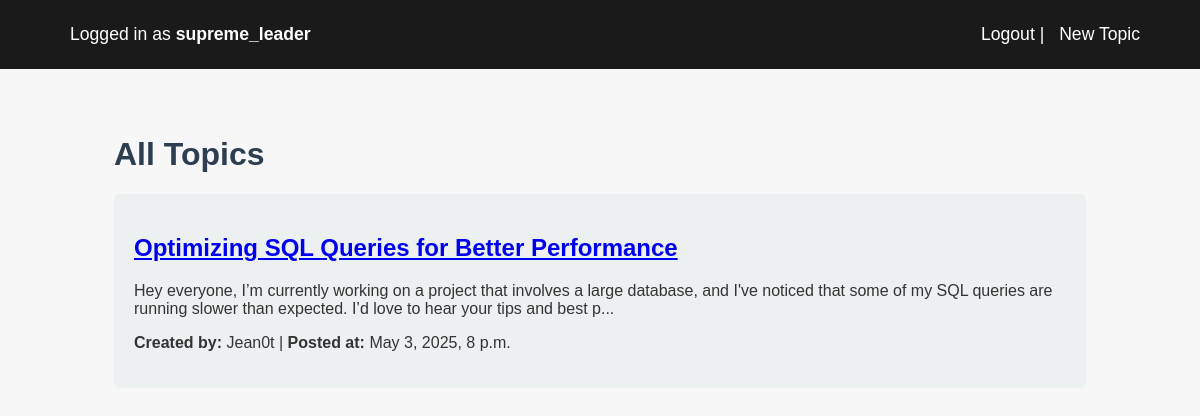
The app's page / (signed in) with its own data.
### forum/models.py (models this page shows, shortened)
class Topic(models.Model):
    title = models.CharField(max_length=128)
    body = models.TextField()
    author = models.ForeignKey(User, on_delete=models.CASCADE)
    created_at = models.DateTimeField(auto_now_add=True)

### forum/views.py (the view)
# urls.py: path("", views.topic_list, name="topic_list"),
def topic_list(request):
    topics = get_topics(request)
    return render(request, "forum/topic_list.html", {"topics": topics})

### forum/cache.py (called while the page is built)
def get_topics(request):
    cache_key = TOPICS_CACHE_KEY
    topics = cache.get(cache_key)
    if topics is None:
        topics = Topic.objects.all().order_by("-created_at")
        cache.set(cache_key, topics, timeout=CACHE_TIME)
    return topics

### forum/templates/forum/topic_list.html
{% extends 'forum/base.html' %}
{% block content %}
    <div class="container">
        <h1>All Topics</h1>
        {% for topic in topics %}
            <div class="topic">
                <h2><a href="{% url 'topic_detail' topic.id %}">{{ topic.title }}</a></h2>
                <p>{{ topic.body|slice:":200" }}...</p>
                <p><strong>Created by:</strong> {{ topic.author.username }} | <strong>Posted at:</strong> {{ topic.created_at }}</p>
            </div>
        {% empty %}
            <p>No topics available.</p>
        {% endfor %}
    </div>
{% endblock %}

### forum/templates/forum/base.html (shortened to what this page needs)
{% load static %}
<!DOCTYPE html>
<html lang="en">
<head>
    <link rel="stylesheet" href="{% static 'css/style.css' %}">
</head>
<body>
    <nav style="display: flex; justify-content: space-between; padding: 2% 5%; background-color: #1a1a1a;">
        <div style="width: 50%;">
            <a href={% url 'topic_list' %}>
            {% if request.user.is_authenticated %}
                Logged in as <strong>{{ request.user.username }}</strong>
            {% else %}
                Logged in as <strong>Guest</strong>
            {% endif %}
        </div>
        <div style="width: 50%; text-align: right;">
            {% if request.user.is_authenticated %}
                <a href="{% url 'custom_logout' %}">Logout</a> |
                <a href="{% url 'create_topic' %}">New Topic</a>
            {% else %}
                <a href="{% url 'login' %}">Login</a> |
                <a href="{% url 'signup' %}">Register</a>
            {% endif %}
        </div>
    </nav>
    <div style="width: 90%; margin: 0 auto; padding: 2%;">
        {% block content %}
        {% endblock %}
    </div>
</body>
</html>

### forum/static/css/style.css (style rules this page uses)
body { font-family: Arial, sans-serif; background-color: #f7f7f7; color: #333; margin: 0; padding: 0; }
nav { display: flex; justify-content: space-between; padding: 2% 5%; background-color: #1a1a1a;; color: #fff; }
nav a { color: #fff; text-decoration: none; margin-left: 10px; }
nav div { font-size: 1.1em; }
.container { width: 90%; margin: 0 auto; padding: 2%; }
h1, h2 { color: #2C3E50; }
.topic { background-color: #ecf0f1; margin-bottom: 10px; padding: 20px; border-radius: 5px; }

### records on screen
Topic: title "Optimizing SQL Queries for Better Performance", body "Hey everyone, I’m currently working on a project that involves a large database, and I've noticed that some of my SQL queries are running slower than expected. I’d love to hear your tips and best p", author.username "Jean0t", created_at "May 3, 2025, 8 p.m."

### other values on screen
{{ request.user.username }} "supreme_leader"
